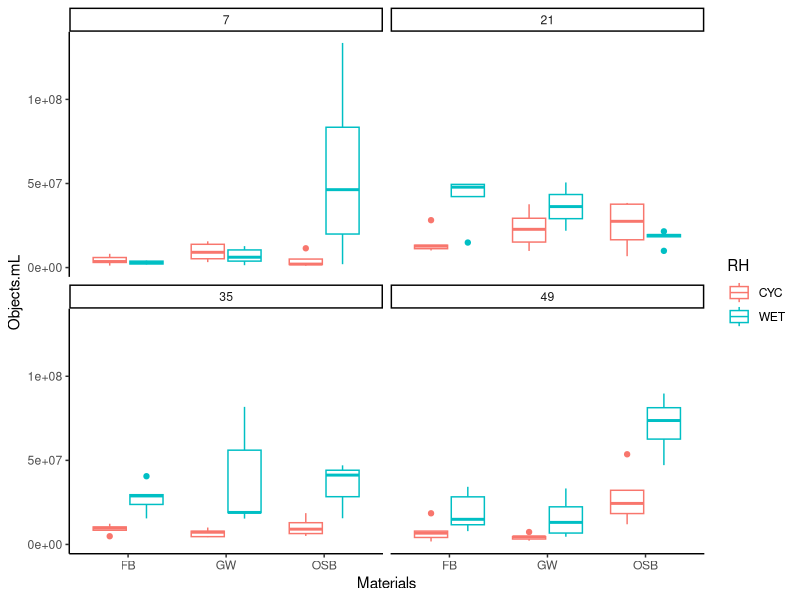
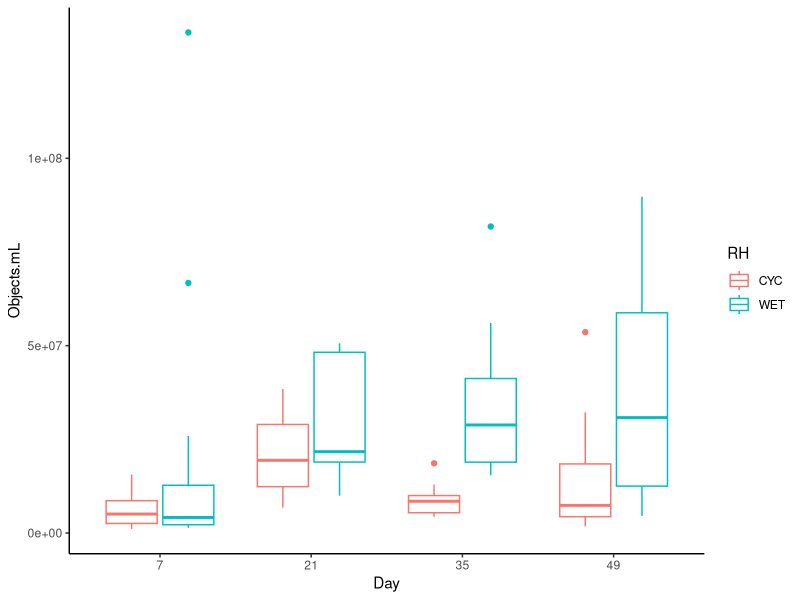
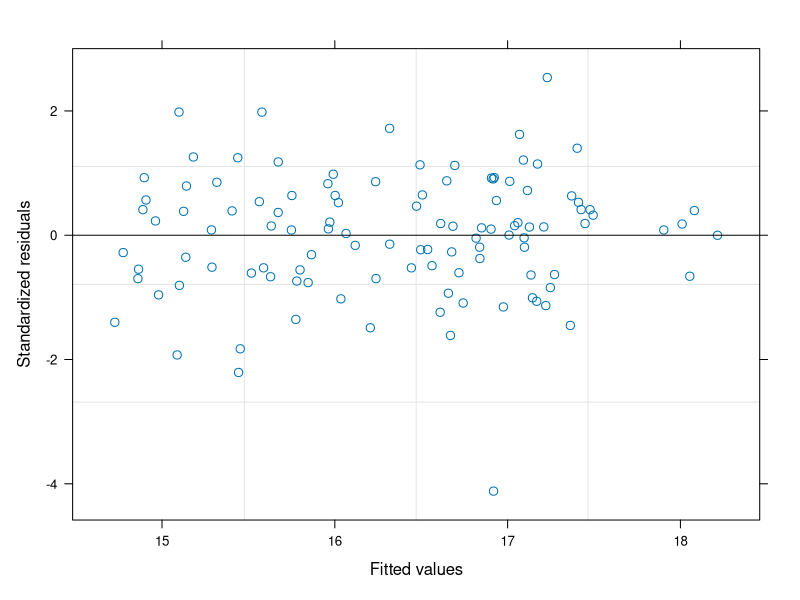
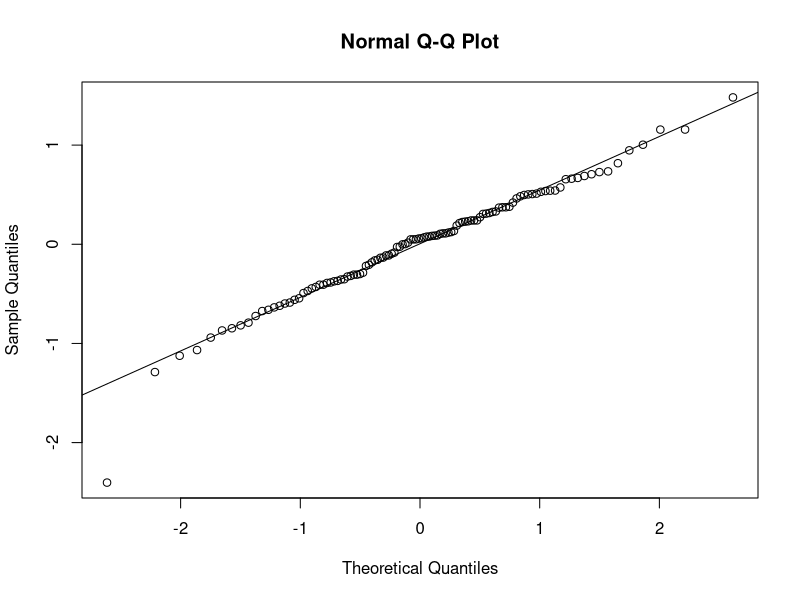
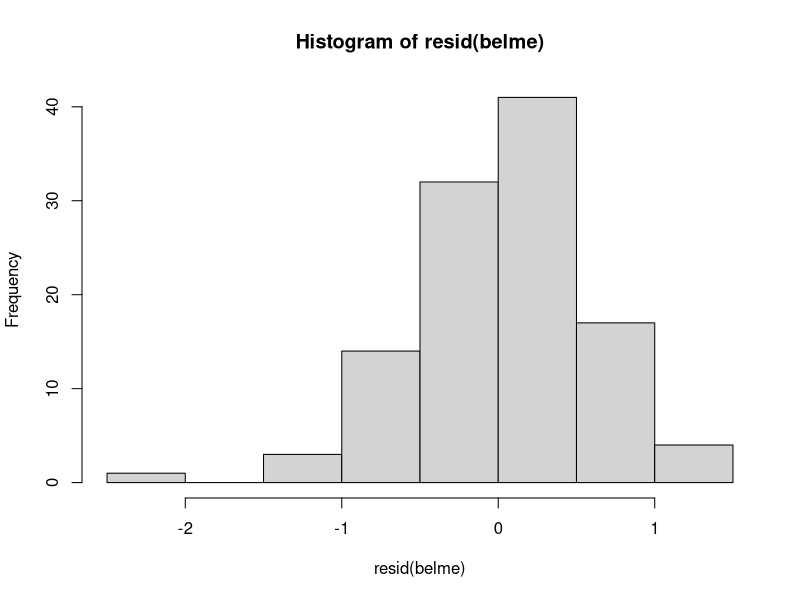

These charts were generated, in order, by the following R code: (Note: this script raises an error after producing the figures.)
## ---- chunk 1
knitr::opts_chunk$set(echo = TRUE)
## ---- chunk 2
library(ggplot2)
library(dplyr)
library(ggfortify)
library(car)
library(nlme)
library(vegan)
library(stringr)
library(lme4)
## ---- chunk 3
be_data <- read.csv("BE_meta.csv", stringsAsFactors = T, na.strings = c("", "na"))

be <- be_data %>%
  dplyr::select(1,2, 4, 5, 11, 12, 13) %>%
  na.omit() #select only relevent data from dataset and remove NAs

#change these variables to factor type variables
be$Day <- as.factor(be$Day)
#be$RH <- as.factor(be$RH)

#check if data is balanced
be %>% 
  count(Day, RH) #shows that it is close to balanced, but slightly unbalanced

head(be)
## ---- chunk 4
#create basic plots to visualize data
ggplot(be, aes(x=Materials, y= Objects.mL, color = RH)) + 
  geom_boxplot() + 
  facet_wrap(~Day) +
  theme_classic()

ggplot(be, aes(Day, y = Objects.mL, color = RH)) + 
  geom_boxplot() + 
  theme_classic()

## ---- chunk 5
belme <- lme(log(Objects.mL) ~ RH * Day * Materials, random = ~1|CouponId, data = be, method = "ML", na.action = na.omit)


plot(belme)
qqnorm(resid(belme))
qqline(resid(belme))
hist(resid(belme))
## ---- chunk 6
summary(belme, test = 'F')

options(contrasts = c("contr.sum", "contr.poly"))
belme <- lme(log(Objects.mL) ~ RH * Day * Materials, random = ~1|CouponId, data = be, method = "ML", na.action = na.omit)
Anova(belme, type = 3)
options(contrasts = c("contr.treatment", "contr.poly"))
## ---- chunk 7
belme2 <- lme(log(Objects.mL) ~ RH * Day * Materials -RH:Materials, random = ~1|CouponId, data = be, method = "ML", na.action = na.omit)
#belme2 <- update(belme, ~.-RH:Materials)

anova(belme, belme2) #not significantly different
## ---- chunk 8
belme2 <- lme(log(Objects.mL) ~ RH * Day * Materials -RH:Materials, random = ~1|CouponTime, data = be, method = "ML", na.action = na.omit)

Anova(belme2, type = 2)
## ---- chunk 9
belme2 <- lme(log(Objects.mL) ~ RH * Day * Materials -RH:Materials, random = ~1|CouponId, data = be, method = "ML", na.action = na.omit)
belme3 <- lm(log(Objects.mL) ~ RH * Day * Materials -RH:Materials, data = be)


anova(belme2, belme3) #not significantly different
## ---- chunk 10

belme3 <- lm(log(Objects.mL) ~ RH * Day * Materials -RH:Materials, data = be)

belme4 <- lm(log(Objects.mL) ~ RH * Day * Materials -RH:Materials -RH:Day, data = be)


anova(belm)
anova(belme3, belme4) #significantly different - Keep blme3
Anova(belme3, type = 2)
## ---- chunk 11
ggplot(be, aes(x = Materials, y = Objects.mL, color = RH)) +
  geom_boxplot() +
  labs(x="Material Type", y="Bacterial Cell Counts", color = "Treatment") +
  facet_wrap(~Day) +
  theme_classic()
## ---- chunk 12
bactax <- read.csv("clean_16S.tsv", sep = "\t", stringsAsFactors = T)
itstax <-read.csv("clean_its.tsv", sep = "\t", stringsAsFactors = T)
## ---- chunk 13
bac <- bactax %>%
#  filter(Domain == "Bacteria") %>%
  dplyr::select(6, 8:260) %>%
  group_by(Genus) %>%
  summarise_all(sum)


genera <- as.character(bac$Genus)
genera[1] <- "Unclassified"
bcnts <- bac[2:254]
rownames(bcnts) <- genera
tbac <- data.frame(t(bcnts))
rownames(tbac) <- str_replace(rownames(tbac), "X", "")

## ---- chunk 14
its <- itstax %>%
  filter(Domain == "Fungi") %>%
  dplyr::select(6, 8:141) %>%
  group_by(Genus) %>%
  summarise_all(sum)

fgen <- as.character(its$Genus)
fgen[1] <- "Unclassified"
fcnts <- its[2:135]
rownames(fcnts) <- fgen
tfun <- data.frame(t(fcnts))
rownames(tfun) <- str_replace(rownames(tfun), "X", "")
## ---- chunk 15
shannon16S <- diversity(tbac, index = "shannon")
shannonits <- diversity(tfun, index = "shannon")

shannondf16S <- data.frame(shannon16S)
shannondf16S$CouponTime <- rownames(shannondf16S)
shannondfits <- data.frame(shannonits)
shannondfits$CouponTime <- rownames(shannondfits)

be_data <- full_join(be_data, shannondf16S)
be_data <- full_join(be_data, shannondfits)

be_data$Day <- as.factor(be_data$Day)
be_data$RH <- as.factor(be_data$RH)
## ---- chunk 16
ggplot(be_data, aes(x=Category, y=shannonits, color = RH)) +
  geom_boxplot()

ggplot(be_data, aes(x=Category, y=shannon16S, color = RH)) +
  geom_boxplot()

## ---- chunk 17
bcnts[bcnts == 0] <- .01
clr <- function(x) sweep(log(x), 1, rowMeans(log(x)), "-")
bac_tx <- t(clr(t(bcnts))) #clr transform data

Bact_nmds = metaMDS(t(bac_tx), distance = "euclidean")
bact_scores = as.data.frame(scores(Bact_nmds))
## ---- chunk 18
fcnts[fcnts == 0] <- .01
clr <- function(x) sweep(log(x), 1, rowMeans(log(x)), "-")
fun_tx <- t(clr(t(fcnts))) #clr transform data

fun_nmds = metaMDS(t(fun_tx), distance = "euclidean")
fun_scores = as.data.frame(scores(fun_nmds))
## ---- chunk 19
#Filter Metadata
fun_scores$CouponTime <- as.factor(str_replace(rownames(fun_scores), "X", ""))
bemeta <- inner_join(fun_scores, be_data)
bemeta$Day <- as.factor(bemeta$Day)

#make plot
B_T <- ggplot(data = bemeta, aes(x = NMDS1, y = NMDS2, color = RH)) +
  geom_point(size = 2) + 
  theme_classic() 
B_T 
## ---- chunk 20

## ---- chunk 21
tax <- read.csv("10-07_16Sfeaturetable.txt", sep = "\t")
colnames(tax) <- str_replace(colnames(tax), "X", "")

tax[tax == 0] <- .01
clr <- function(x) sweep(log(x), 1, rowMeans(log(x)), "-")
bac_tx <- t(clr(t(tax[2:187]))) #clr transform data

Bact_nmds = metaMDS(t(bac_tx), distance = "euclidean")
bact_scores = as.data.frame(scores(Bact_nmds))


#Filter Metadata
bact_scores$CouponTime <- rownames(bact_scores)
bemeta <- inner_join(bact_scores, be_data)
bemeta$Day <- as.factor(bemeta$Day)

#make plot
B_T <- ggplot(data = bemeta, aes(x = NMDS1, y = NMDS2, color = RH)) +
  geom_point(size = 2) + 
  theme_classic() 
B_T 
